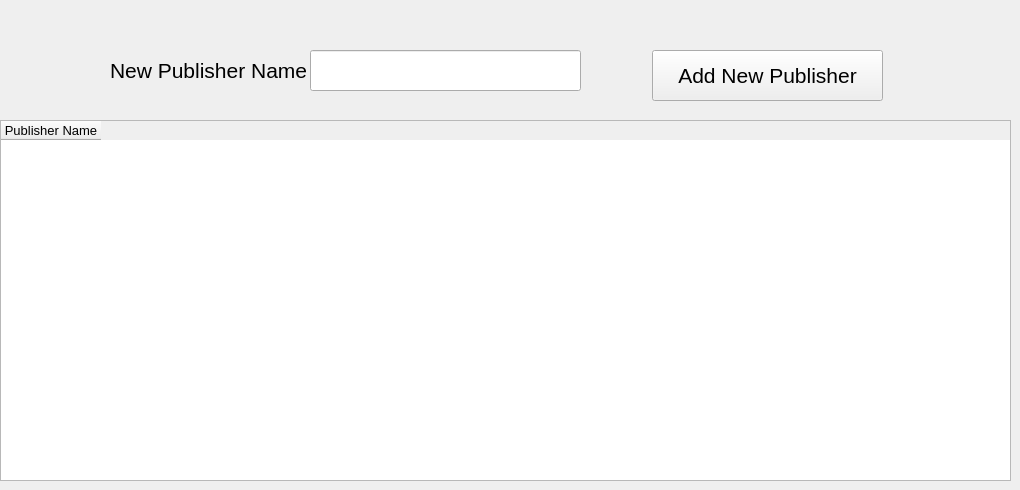
      <widget class="QWidget" name="tab_9">
       <attribute name="title">
        <string>Publisher</string>
       </attribute>
       <widget class="QPushButton" name="pushButton_16">
        <property name="geometry">
         <rect>
          <x>652</x>
          <y>50</y>
          <width>231</width>
          <height>51</height>
         </rect>
        </property>
        <property name="font">
         <font>
          <family>Segoe UI</family>
          <pointsize>16</pointsize>
         </font>
        </property>
        <property name="text">
         <string>Add New Publisher</string>
        </property>
       </widget>
       <widget class="QLineEdit" name="lineEdit_21">
        <property name="geometry">
         <rect>
          <x>310</x>
          <y>50</y>
          <width>271</width>
          <height>41</height>
         </rect>
        </property>
       </widget>
       <widget class="QLabel" name="label_28">
        <property name="geometry">
         <rect>
          <x>110</x>
          <y>55</y>
          <width>201</width>
          <height>31</height>
         </rect>
        </property>
        <property name="font">
         <font>
          <family>Segoe UI</family>
          <pointsize>16</pointsize>
         </font>
        </property>
        <property name="text">
         <string>New Publisher Name</string>
        </property>
       </widget>
       <widget class="QTableWidget" name="tableWidget_4">
        <property name="geometry">
         <rect>
          <x>0</x>
          <y>120</y>
          <width>1011</width>
          <height>361</height>
         </rect>
        </property>
        <property name="font">
         <font>
          <family>Segoe UI</family>
          <pointsize>10</pointsize>
         </font>
        </property>
        <column>
         <property name="text">
          <string>Publisher Name</string>
         </property>
        </column>
       </widget>
      </widget>
